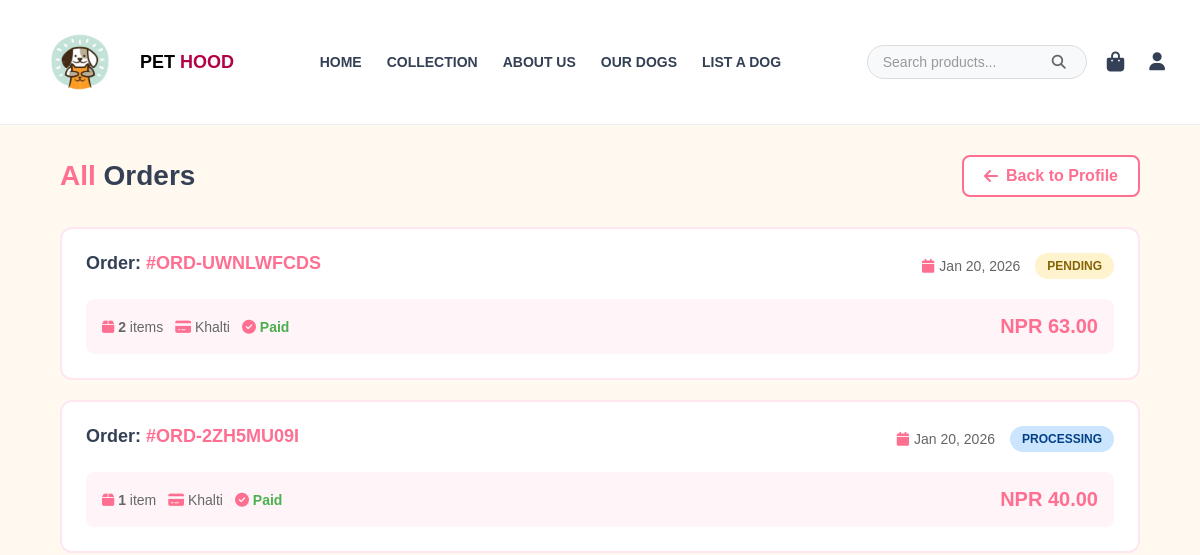
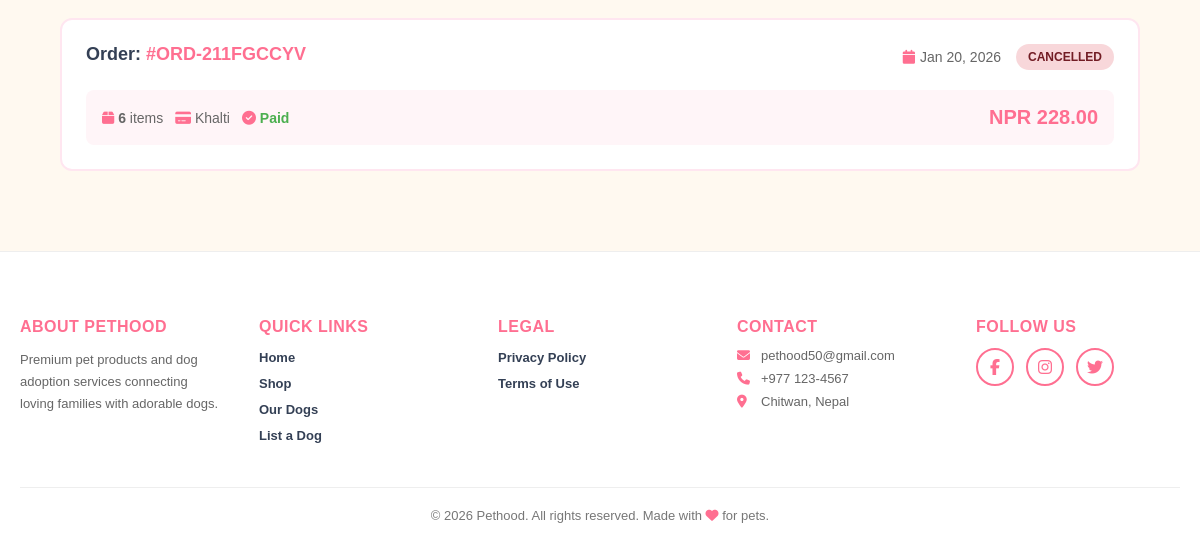
The page /orders/ (signed in) on the database as committed earlier (2 pictures, top to bottom).
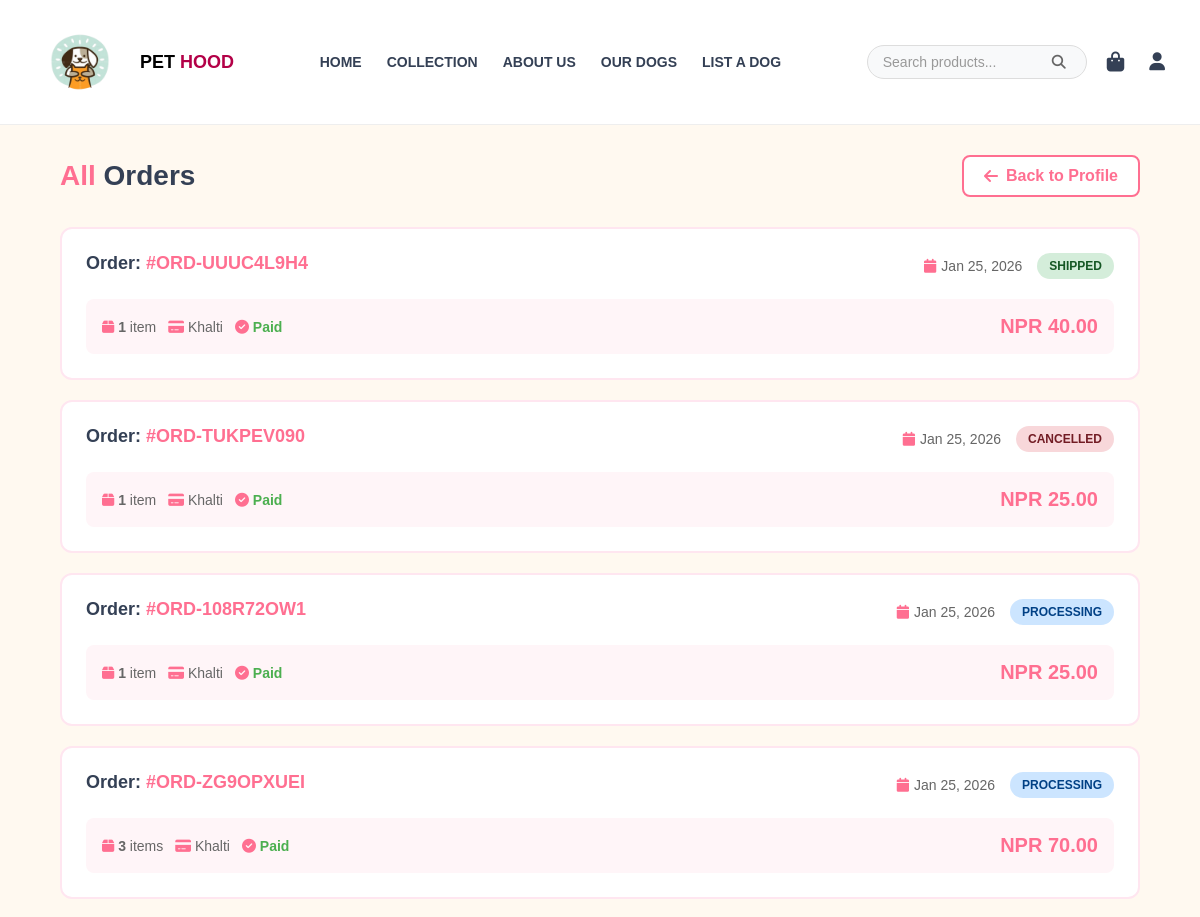
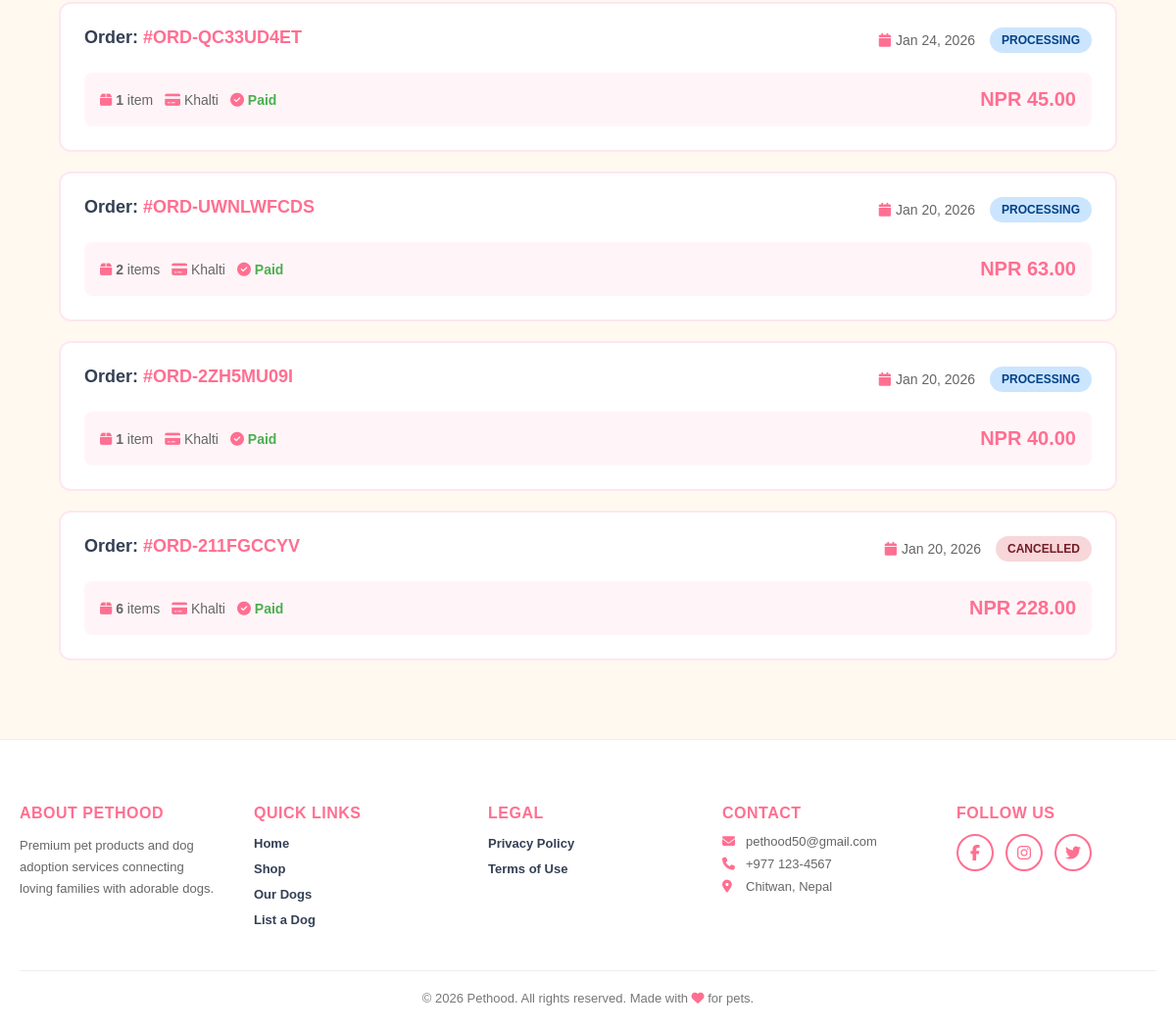
The same page on the database as committed later (2 pictures, top to bottom).
### shop/models.py (models this page shows, shortened)
class Order(models.Model):
    STATUS_CHOICES = [
        ('pending', 'Pending'),
        ('packing', 'Packing'),
        ('processing', 'Processing'),
        ('shipped', 'Shipped'),
        ('delivered', 'Delivered'),
        ('cancelled', 'Cancelled'),
    ]
    PAYMENT_METHOD_CHOICES = [
        ('khalti', 'Khalti'),
        ('cod', 'Cash on Delivery'),
    ]
    user = models.ForeignKey(User, on_delete=models.CASCADE)
    order_number = models.CharField(max_length=20, unique=True, editable=False, null=True, blank=True)
    first_name = models.CharField(max_length=100)
    last_name = models.CharField(max_length=100)
    email = models.EmailField()
    phone = models.CharField(max_length=20)
    address = models.TextField()
    city = models.CharField(max_length=100)
    postal_code = models.CharField(max_length=20, blank=True)
    notes = models.TextField(blank=True)
    total_amount = models.DecimalField(max_digits=10, decimal_places=2)
    payment_method = models.CharField(max_length=20, choices=PAYMENT_METHOD_CHOICES)
    status = models.CharField(max_length=20, choices=STATUS_CHOICES, default='pending')
    payment_verified = models.BooleanField(default=False)
    khalti_token = models.CharField(max_length=255, blank=True, null=True)
    khalti_transaction_id = models.CharField(max_length=255, blank=True, null=True)
    created_at = models.DateTimeField(auto_now_add=True)
    updated_at = models.DateTimeField(auto_now=True)
    class Meta:
        ordering = ['-created_at']

### userauth/views.py (the view)
# urls.py: path('orders/', views.all_orders, name='all_orders'),
@login_required
def all_orders(request):
    from shop.models import Order
    orders = Order.objects.filter(user=request.user).prefetch_related('items__product').order_by('-created_at')
    return render(request, 'all_orders.html', {'orders': orders})

### shop/context_processors.py (called while the page is built)
def cart_count(request):
    if request.user.is_authenticated:
        cart, _ = Cart.objects.get_or_create(user=request.user)
        count = cart.items.count()
    else:
        count = 0
    return {'cart_count': count}

### templates/all_orders.html (shortened to what this page needs)
{% extends 'base.html' %}
{% load static %}
{% block content %}
<div class="orders-container">
    <div class="page-header">
        <h2><span>All</span> Orders</h2>
        <a href="{% url 'profile' %}" class="btn-back">
            <i class="fas fa-arrow-left"></i> Back to Profile
        </a>
    </div>
    {% if orders %}
    <div class="orders-list">
        {% for order in orders %}
        <div class="order-card" onclick="window.location.href='{% url 'order_detail' order.id %}'">
            <div class="order-header">
                <div class="order-number">
                    Order: <span>#{{ order.order_number }}</span>
                </div>
                <div class="order-meta">
                    <div class="order-date">
                        <i class="fas fa-calendar"></i>
                        {{ order.created_at|date:"M d, Y" }}
                    </div>
                    <span class="listing-status status-{{ order.status }}">
                        {{ order.get_status_display }}
                    </span>
                </div>
            </div>
            <div class="order-summary">
                <div class="order-summary-left">
                    <div class="order-info-row">
                        <span><i class="fas fa-box"></i> <strong>{{ order.items.count }}</strong> item{{ order.items.count|pluralize }}</span>
                        <span><i class="fas fa-credit-card"></i> {{ order.get_payment_method_display }}</span>
                        {% if order.payment_method == 'khalti' %}
                            {% if order.payment_verified %}
                                <span style="color: #4caf50; font-weight: 600;"><i class="fas fa-check-circle"></i> Paid</span>
                            {% else %}
                                <span style="color: #ff9800; font-weight: 600;"><i class="fas fa-clock"></i> Payment Pending</span>
                            {% endif %}
                        {% endif %}
                    </div>
                </div>
                <div class="order-summary-right">
                    <div class="order-total">NPR {{ order.total_amount }}</div>
                </div>
            </div>
        </div>
        {% endfor %}
    </div>
    {% else %}
    <div class="no-orders">
        <i class="fas fa-shopping-bag"></i>
        <p>You haven't placed any orders yet.</p>
        <a href="{% url 'shop' %}" class="btn-shop">Start Shopping</a>
    </div>
    {% endif %}
</div>
{% endblock %}

Rows that differ between the two databases and show on the page:
added Order: order_number "ORD-UUUC4L9H4", created_at "Jan 25, 2026", status "SHIPPED", items.count "1", payment_method "Khalti", payment_verified True (drawn), total_amount "40.00"
added Order: order_number "ORD-TUKPEV090", created_at "Jan 25, 2026", status "CANCELLED", items.count "1", payment_method "Khalti", payment_verified True (drawn), total_amount "25.00"
added Order: order_number "ORD-108R72OW1", created_at "Jan 25, 2026", status "PROCESSING", items.count "1", payment_method "Khalti", payment_verified True (drawn), total_amount "25.00"
added Order: order_number "ORD-ZG9OPXUEI", created_at "Jan 25, 2026", status "PROCESSING", items.count "3", payment_method "Khalti", payment_verified True (drawn), total_amount "70.00"
added Order: order_number "ORD-QC33UD4ET", created_at "Jan 24, 2026", status "PROCESSING", items.count "1", payment_method "Khalti", payment_verified True (drawn), total_amount "45.00"
changed Order "ORD-UWNLWFCDS": status "PENDING" → "PROCESSING"
